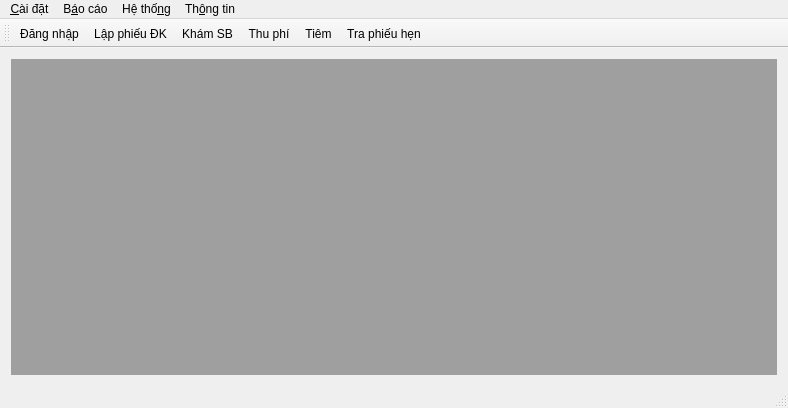
<?xml version="1.0" encoding="UTF-8"?>
<ui version="4.0">
 <class>MainWindow</class>
 <widget class="QMainWindow" name="MainWindow">
  <property name="geometry">
   <rect>
    <x>0</x>
    <y>0</y>
    <width>788</width>
    <height>408</height>
   </rect>
  </property>
  <property name="windowTitle">
   <string>Tiêm chủng mở rộng</string>
  </property>
  <widget class="QWidget" name="centralWidget">
   <layout class="QVBoxLayout" name="verticalLayout">
    <item>
     <widget class="QMdiArea" name="mdiArea"/>
    </item>
   </layout>
  </widget>
  <widget class="QMenuBar" name="menuBar">
   <property name="geometry">
    <rect>
     <x>0</x>
     <y>0</y>
     <width>788</width>
     <height>21</height>
    </rect>
   </property>
   <widget class="QMenu" name="menuCai_dat">
    <property name="title">
     <string>&amp;Cài đặt</string>
    </property>
    <addaction name="actionSQL"/>
   </widget>
   <widget class="QMenu" name="menuBao_cao">
    <property name="title">
     <string>B&amp;áo cáo</string>
    </property>
    <addaction name="actionTC_cho_tr_em"/>
    <addaction name="actionBenh_truyen_nhiem"/>
   </widget>
   <widget class="QMenu" name="menuHe_thong">
    <property name="title">
     <string>Hệ thố&amp;ng</string>
    </property>
    <addaction name="actionQl_nv"/>
    <addaction name="actionQL_B_nh_va_Thu_c"/>
    <addaction name="actionQuan_ly_gia"/>
   </widget>
   <widget class="QMenu" name="menuTh_ng_tin">
    <property name="title">
     <string>Th&amp;ông tin</string>
    </property>
    <addaction name="actionAbout"/>
    <addaction name="separator"/>
    <addaction name="actionAbout_Qt"/>
   </widget>
   <addaction name="menuCai_dat"/>
   <addaction name="menuBao_cao"/>
   <addaction name="menuHe_thong"/>
   <addaction name="menuTh_ng_tin"/>
  </widget>
  <widget class="QStatusBar" name="statusBar"/>
  <widget class="QToolBar" name="toolBar">
   <property name="windowTitle">
    <string>toolBar</string>
   </property>
   <attribute name="toolBarArea">
    <enum>TopToolBarArea</enum>
   </attribute>
   <attribute name="toolBarBreak">
    <bool>false</bool>
   </attribute>
   <addaction name="actionDan_nhap"/>
   <addaction name="actionPhieu_DK"/>
   <addaction name="actionKham_SB"/>
   <addaction name="actionDong_Phi"/>
   <addaction name="actionTiem"/>
   <addaction name="actionTrC_phieu_hen"/>
  </widget>
  <action name="actionSQL">
   <property name="text">
    <string>&amp;SQL</string>
   </property>
  </action>
  <action name="actionCoding_Style">
   <property name="text">
    <string>Coding Style</string>
   </property>
  </action>
  <action name="actionDan_nhap">
   <property name="text">
    <string>Đăng nhập</string>
   </property>
  </action>
  <action name="actionPhieu_DK">
   <property name="text">
    <string>Lập phiếu ĐK</string>
   </property>
  </action>
  <action name="actionKham_SB">
   <property name="text">
    <string>Khám SB</string>
   </property>
  </action>
  <action name="actionDong_Phi">
   <property name="text">
    <string>Thu phí</string>
   </property>
  </action>
  <action name="actionTiem">
   <property name="text">
    <string>Tiêm</string>
   </property>
  </action>
  <action name="actionTrC_phieu_hen">
   <property name="text">
    <string>Tra phiếu hẹn</string>
   </property>
  </action>
  <action name="actionQl_nv">
   <property name="text">
    <string>&amp;Quản lý Nhân Viên</string>
   </property>
  </action>
  <action name="actionQl_benh">
   <property name="text">
    <string>ql &amp;benh</string>
   </property>
  </action>
  <action name="actionQL_Chuc_Vu">
   <property name="text">
    <string>QL &amp;Chuc Vu</string>
   </property>
  </action>
  <action name="actionNhap_thuoc">
   <property name="text">
    <string>&amp;Nhap thuoc</string>
   </property>
  </action>
  <action name="actionTC_cho_tr_em">
   <property name="text">
    <string>&amp;TC cho trẻ em</string>
   </property>
  </action>
  <action name="actionBenh_truyen_nhiem">
   <property name="text">
    <string>&amp;Bệnh truyền nhiễm</string>
   </property>
  </action>
  <action name="actionAbout_Qt">
   <property name="text">
    <string>&amp;About Qt</string>
   </property>
  </action>
  <action name="actionQL_B_nh_va_Thu_c">
   <property name="text">
    <string>Quản lý Bệnh &amp;và Thuốc</string>
   </property>
  </action>
  <action name="actionQuan_ly_gia">
   <property name="text">
    <string>Quản &amp;lý Giá</string>
   </property>
  </action>
  <action name="actionAbout">
   <property name="text">
    <string>About</string>
   </property>
  </action>
 </widget>
 <layoutdefault spacing="6" margin="11"/>
 <resources/>
 <connections/>
</ui>
